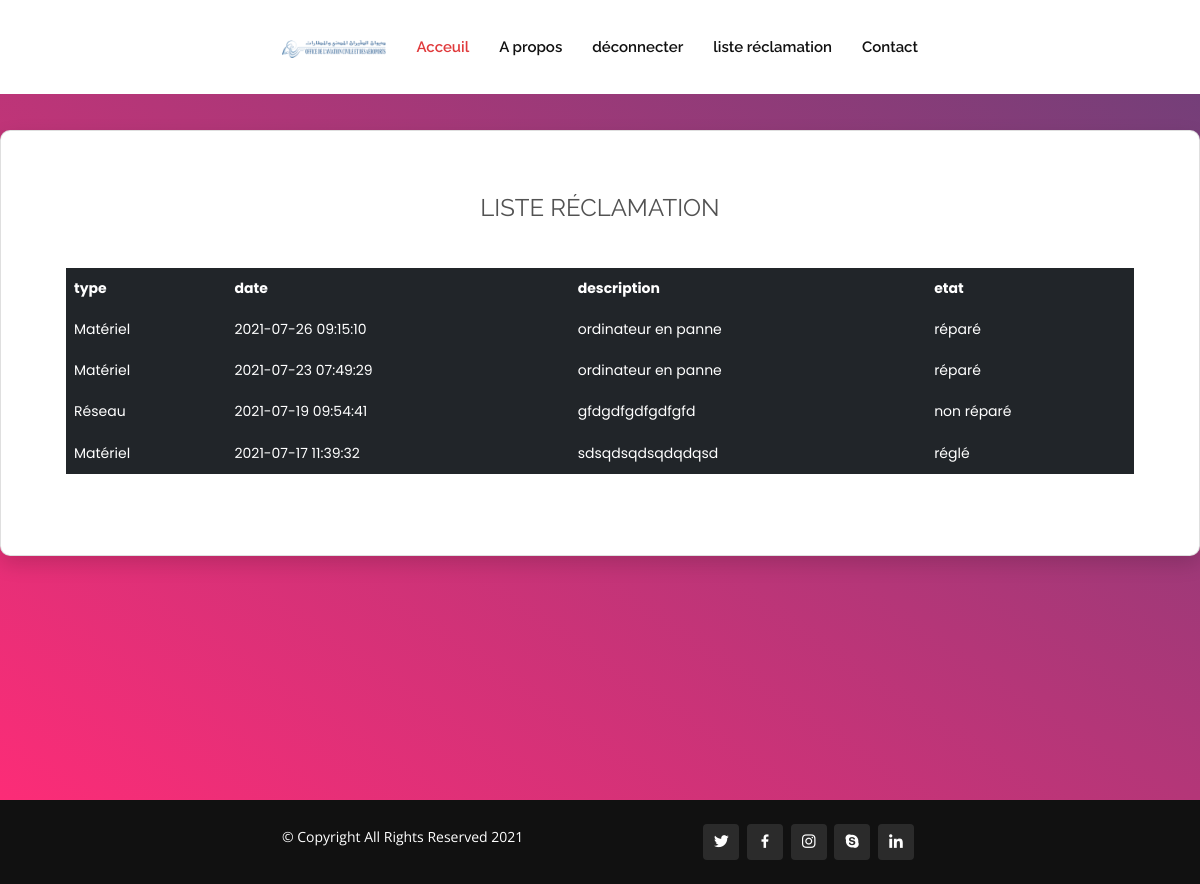
/views/listrec.php (signed in), run on the app's committed database.
### tables this page shows
CREATE TABLE IF NOT EXISTS `reclamation` (
  `id_rec` int NOT NULL AUTO_INCREMENT,
  `id_user` int NOT NULL,
  `nom` varchar(10) NOT NULL,
  `date_reclamation` timestamp NOT NULL DEFAULT CURRENT_TIMESTAMP,
  `type` varchar(40) NOT NULL,
  `description` varchar(60) NOT NULL,
  `etat` varchar(10) NOT NULL DEFAULT 'non réparé',
  PRIMARY KEY (`id_rec`),
  KEY `id_user` (`id_user`)
);

### controller/reclamationc.php (called while the page is built, shortened)
<?php
class reclamationc {
   public function afficherreclamation()
    {
        try {
        $pdo = getConnexion();
        $query = $pdo->prepare('SELECT * FROM reclamation ORDER BY date_reclamation desc');
        $query->execute();
        return $query->fetchAll();
    } catch (PDOException $e) {
        $e->getMessage();
    }
    }
}

### views/listrec.php (the view, shortened to what this page needs)
<?php
require_once '../Controller/reclamationc.php';
$reclamationc = new reclamationc();
$reclamation = $reclamationc->afficherreclamation();
?>
<!DOCTYPE html>
<html lang="en">
<head>
  <link href="../assets/vendor/aos/aos.css" rel="stylesheet">
  <link href="../assets/vendor/bootstrap/css/bootstrap.min.css" rel="stylesheet">
  <link href="../assets/vendor/bootstrap-icons/bootstrap-icons.css" rel="stylesheet">
  <link href="../assets/vendor/boxicons/css/boxicons.min.css" rel="stylesheet">
  <link href="../assets/vendor/glightbox/css/glightbox.min.css" rel="stylesheet">
  <link href="../assets/vendor/remixicon/remixicon.css" rel="stylesheet">
  <link href="../assets/vendor/swiper/swiper-bundle.min.css" rel="stylesheet">
  <link rel="stylesheet" href="fonts/material-icon/css/material-design-iconic-font.min.css">
    <link rel="stylesheet" href="../css2/style.css">
    <link href="../vendor/mdi-font/css/material-design-iconic-font.min.css" rel="stylesheet" media="all">
    <link href="../vendor/font-awesome-4.7/css/font-awesome.min.css" rel="stylesheet" media="all">
    <link href="../vendor/select2/select2.min.css" rel="stylesheet" media="all">
    <link href="../vendor/datepicker/daterangepicker.css" rel="stylesheet" media="all">
    <link href="../css/main (2).css" rel="stylesheet" media="all">
  <link href="../assets/css/style.css" rel="stylesheet">
</head>
        <body>
          <header id="header" class="fixed-top d-flex align-items-center">
            <div class="container d-flex align-items-center">
               <a href="http://www.oaca.nat.tn/index.php?" class="logo me-auto"><img src="../assets/img/logo.gif" alt=""></a>
              <nav id="navbar" class="navbar order-last order-lg-0">
                <ul>
                  <li><a class="nav-link scrollto active" href="index.php">Acceuil</a></li>
                  <li><a class="nav-link scrollto" href="apropos.php">A propos</a></li>
                  <li><a href="logout.php">déconnecter</a></li>
                  <li><a href="listrec.php">liste réclamation</a></li>
                  <li><a class="nav-link scrollto" href="contact.php">Contact</a></li>
                </ul>
              </nav>
            </div>
          </header>
          <div class="page-wrapper bg-gra-02 p-t-130 p-b-100 font-poppins">
            <div class="card card-4">
                <div class="card-body">
                    <h2 class="title"> liste Réclamation</h2>
	<form action="" method="POST" >
	<table class="table table-borderless table-dark">
  <thead>
    <tr class="color-white">
      <th >type</th>
      <th >date</th>
<th >description</th>
<th >etat</th>
    </tr>
  </thead>
  <?php
foreach ($reclamation as $reclamations) {
 if($_SESSION['id_user']==$reclamations['id_user']){
           ?>
  <tbody>
    <tr class="color-white">
<td>  <?=  $reclamations['type'] ?> </td>
                                    <td>  <?=  $reclamations['date_reclamation'] ?> </td>
                                     <td>  <?=  $reclamations['description'] ?> </td>
                                <td>  <?=  $reclamations['etat'] ?> </td>
    </tr>
  </tbody>
      <?php
        }
        }
        ?>
</table>
</form>
    </div>
    </div>
    </div>
          <footer id="footer">
<div class="container d-md-flex py-4">
  <div class="me-md-auto text-center text-md-start">
    <div class="copyright">
      &copy; Copyright <strong><span></span></strong> All Rights Reserved 2021
    </div>
  </div>
  <div class="social-links text-center text-md-end pt-3 pt-md-0">
    <a href="#" class="twitter"><i class="bx bxl-twitter"></i></a>
    <a href="#" class="facebook"><i class="bx bxl-facebook"></i></a>
    <a href="#" class="instagram"><i class="bx bxl-instagram"></i></a>
    <a href="#" class="google-plus"><i class="bx bxl-skype"></i></a>
    <a href="#" class="linkedin"><i class="bx bxl-linkedin"></i></a>
  </div>
</div>
</footer>
</body>
</html>

### css2/style.css (style rules this page uses)
img { max-width: 100%; height: auto; }
h2 { line-height: 1.66; margin: 0; padding: 0; font-weight: 900; color: #222; font-family: 'Montserrat'; font-size: 24px; text-transform: uppercase; text-align: center; margin-bottom: 40px; }
body { font-size: 14px; line-height: 1.8; color: #222; font-weight: 400; font-family: 'Montserrat'; background-image: url("../images/signup-bg.jpg"); background-repeat: no-repeat; background-size: cover; -moz-background-size: cover; -webkit-background-size: cover; -o-background-size: cover; -ms-background-size: cover; background-position: center center; padding: 115px 0; }
.container { width: 660px; position: relative; margin: 0 auto; }

### css/main (2).css (style rules this page uses)
.font-poppins { font-family: "Poppins", "Arial", "Helvetica Neue", sans-serif; }
html { -webkit-box-sizing: border-box; -moz-box-sizing: border-box; box-sizing: border-box; }
* { padding: 0; margin: 0; }
*, *:before, *:after { -webkit-box-sizing: inherit; -moz-box-sizing: inherit; box-sizing: inherit; }
body, h1, h2, h3, h4, h5, h6, blockquote, p, pre, dl, dd, ol, ul, figure, hr, fieldset, legend { margin: 0; padding: 0; }
table { border-collapse: collapse; border-spacing: 0; }
.page-wrapper { min-height: 100vh; }
body { font-family: "Poppins", "Arial", "Helvetica Neue", sans-serif; font-weight: 400; font-size: 14px; }
h1, h2, h3, h4, h5, h6 { font-weight: 400; }
h2 { font-size: 30px; }
.bg-gra-02 { background: -webkit-gradient(linear, left bottom, right top, from(#fc2c77), to(#6c4079)); background: -webkit-linear-gradient(bottom left, #fc2c77 0%, #6c4079 100%); background: -moz-linear-gradient(bottom left, #fc2c77 0%, #6c4079 100%); background: -o-linear-gradient(bottom left, #fc2c77 0%, #6c4079 100%); background: linear-gradient(to top right, #fc2c77 0%, #6c4079 100%); }
.p-t-130 { padding-top: 130px; }
.p-b-100 { padding-bottom: 100px; }
.title { font-size: 24px; color: #525252; font-weight: 400; margin-bottom: 40px; }
.card { -webkit-border-radius: 3px; -moz-border-radius: 3px; border-radius: 3px; background: #fff; }
.card-4 { background: #fff; -webkit-border-radius: 10px; -moz-border-radius: 10px; border-radius: 10px; -webkit-box-shadow: 0px 8px 20px 0px rgba(0, 0, 0, 0.15); -moz-box-shadow: 0px 8px 20px 0px rgba(0, 0, 0, 0.15); box-shadow: 0px 8px 20px 0px rgba(0, 0, 0, 0.15); }
.card-4 .card-body { padding: 57px 65px; padding-bottom: 65px; }

### assets/css/style.css (style rules this page uses)
body { font-family: "Open Sans", sans-serif; color: #444444; }
a { color: #e03a3c; text-decoration: none; }
h1, h2, h3, h4, h5, h6 { font-family: "Raleway", sans-serif; }
#header { background: #fff; transition: all 0.5s; z-index: 997; padding: 20px 0; }
#header .logo { font-size: 30px; margin: 0; padding: 0; font-weight: 600; font-family: "Poppins", sans-serif; }
#header .logo img { max-height: 40px; }
.navbar { padding: 0; }
.navbar ul { margin: 0; padding: 0; display: flex; list-style: none; align-items: center; }
.navbar li { position: relative; }
.navbar a, .navbar a:focus { display: flex; align-items: center; justify-content: space-between; padding: 10px 0 10px 30px; font-family: "Raleway", sans-serif; font-size: 15px; font-weight: 600; color: #111111; white-space: nowrap; transition: 0.3s; }
.navbar a:hover, .navbar .active, .navbar .active:focus, .navbar li:hover > a { color: #e03a3c; }
#footer { color: #fff; font-size: 14px; background: #111111; }
#footer .social-links a { font-size: 18px; display: inline-block; background: #2b2b2b; color: #fff; line-height: 1; padding: 8px 0; margin-right: 4px; border-radius: 4px; text-align: center; width: 36px; height: 36px; transition: 0.3s; }

### data on the page
reclamation: type "Matériel", date_reclamation "2021-07-26 09:15:10", description "ordinateur en panne", etat "réparé"
reclamation: type "Matériel", date_reclamation "2021-07-23 07:49:29", description "ordinateur en panne", etat "réparé"
reclamation: type "Réseau", date_reclamation "2021-07-19 09:54:41", description "gfdgdfgdfgdfgfd", etat "non réparé"
reclamation: type "Matériel", date_reclamation "2021-07-17 11:39:32", description "sdsqdsqdsqdqdqsd", etat "réglé"
